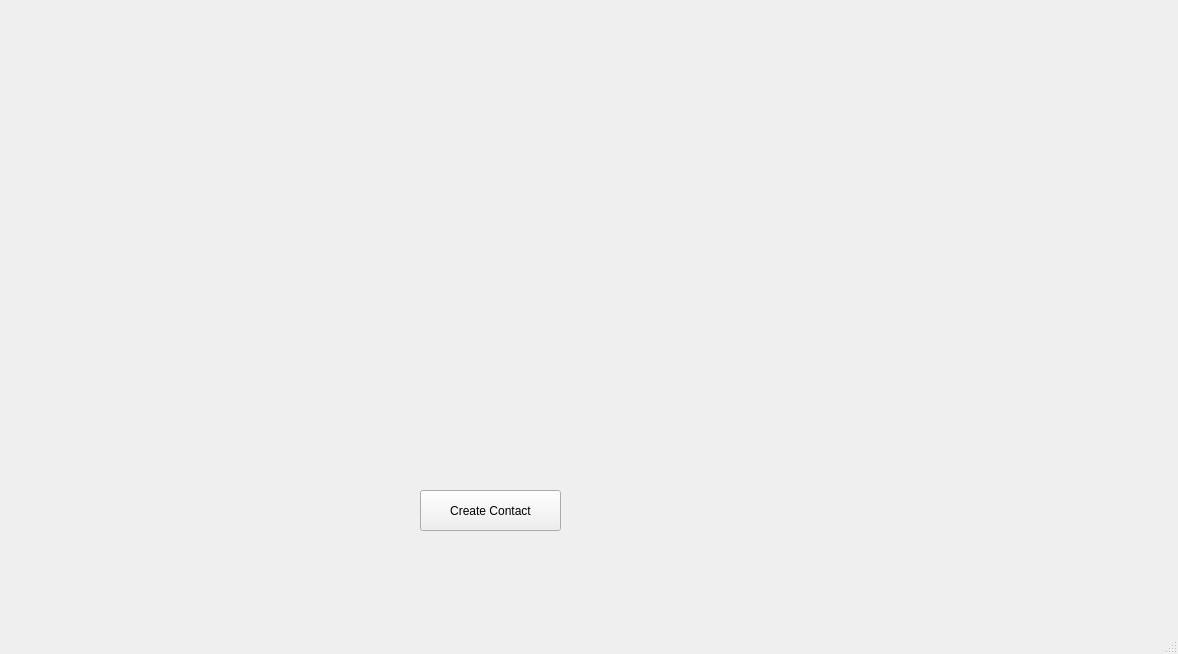
<?xml version="1.0" encoding="UTF-8"?>
<ui version="4.0">
 <class>MainWindow</class>
 <widget class="QMainWindow" name="MainWindow">
  <property name="geometry">
   <rect>
    <x>0</x>
    <y>0</y>
    <width>1178</width>
    <height>654</height>
   </rect>
  </property>
  <property name="windowTitle">
   <string>MainWindow</string>
  </property>
  <widget class="QWidget" name="centralwidget">
   <widget class="QPushButton" name="pushButton">
    <property name="geometry">
     <rect>
      <x>420</x>
      <y>490</y>
      <width>141</width>
      <height>41</height>
     </rect>
    </property>
    <property name="text">
     <string>Create Contact</string>
    </property>
   </widget>
  </widget>
  <widget class="QMenuBar" name="menubar">
   <property name="geometry">
    <rect>
     <x>0</x>
     <y>0</y>
     <width>1178</width>
     <height>22</height>
    </rect>
   </property>
  </widget>
  <widget class="QStatusBar" name="statusbar"/>
 </widget>
 <resources/>
 <connections/>
</ui>
